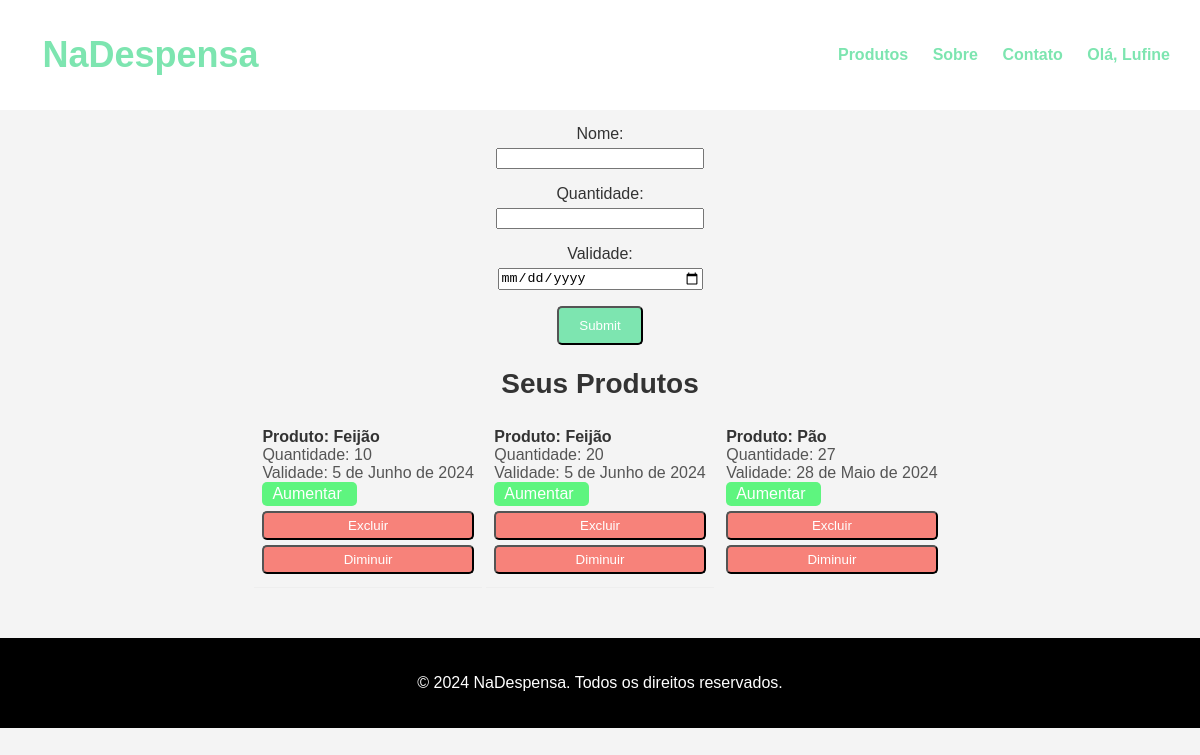
The page /produtos/ (signed in) on the database its author committed.
### app_cadastro/models.py (models this page shows, shortened)
class Produto(models.Model):
    nome = models.CharField(max_length=255)
    quantidade = models.PositiveIntegerField()
    validade = models.DateField()
    usuario = models.ForeignKey(User, on_delete=models.CASCADE)

### app_cadastro/views.py (the view)
# urls.py: path('produtos/', views.produtos, name='produtos'),
@login_required(login_url="/auth/login/")
def produtos(request):
    username = request.user.username
    if request.method == "POST":
        form = ProdutoForm(request.POST)
        if form.is_valid():
            produto = form.save(commit=False)
            produto.usuario = request.user
            produto.save()
            return redirect('produtos')
    else:
        form = ProdutoForm()
    produtos = Produto.objects.filter(usuario=request.user)
    for produto in produtos:
        if produto.quantidade == 0:
            produto.delete()
    return render(request, 'home/produtos.html', {'form': form, 'produtos': produtos, 'username': username},)

### app_cadastro/forms.py
class ProdutoForm(forms.ModelForm):
    class Meta:
        model = Produto
        fields = ['nome', 'quantidade', 'validade']
        widgets = {
            'validade': forms.DateInput(attrs={'type': 'date'}),
        }

### app_cadastro/templates/home/produtos.html (shortened to what this page needs)
{% load static %}
<!DOCTYPE html>
<html lang="pt-BR">
<head>
    <link rel="stylesheet" href="{% static 'css/produtos.css' %}">
</head>
<body>
    <header>
        <h1><a href="{% url 'home' %}" id="title">NaDespensa</a></h1>
        <nav class="opcao_nav">
            <ul id="opcao_ul">
                <li><a href="{% url 'produtos' %}"><strong>Produtos</strong></a></li>
                <li><a href="{% url 'sobre' %}"><strong>Sobre</strong></a></li>
                <li><a href="{% url 'contato' %}"><strong>Contato</strong></a></li>
                {% if request.user.is_authenticated %}
                <li><a href="#" id="user-menu-toggle"><strong>Olá, {{ username }}</strong></a></li>
                {% else %}
                    <li><a href="{% url 'login' %}"><strong>Login</strong></a></li>
                    <li><a href="{% url 'register' %}"><strong>Register</strong></a></li>
                {% endif %}
            </ul>
        </nav>
    </header>
    <section class="hero">
        <h2 class="cad-prod">PRODUTOS</h2>
        <form method="POST" action="{% url 'produtos' %}">
            {{ form.as_p }}
            <button type="submit" class="btn-center">Submit</button>
        </form>
        <h2>Seus Produtos</h2>
        <ul class="produto-lista">
            {% for produto in produtos %}
            <li>
                <div class="produto-item">
                    <span class="produto-nome">Produto: {{ produto.nome }}</span>
                    <span class="produto-quantidade">Quantidade: {{ produto.quantidade }}</span>
                    <span class="produto-validade">Validade: {{ produto.validade }}</span>
                    <form action="{% url 'excluir_produto' produto.id %}" method="post">
                        <a href="{% url 'aumentar_quantidade' produto.id %}" class="btn-acoes-up">Aumentar</a>
                        <button type="submit" class="btn-acoes confirm-delete-btn" onclick="return confirm('Tem certeza que deseja excluir este produto?')">Excluir</button>
                    </form>
                    {% if produto.quantidade > 1 %}
                        <form action="{% url 'diminuir_quantidade' produto.id %}" method="post">
                            <button type="submit" class="btn-acoes confirm-delete-btn">Diminuir</button>
                        </form>
                        {% endif %}
                </div>
            </li>
            {% endfor %}
        </ul>
    </section>
    <footer id="rodape">
        <p>&copy; 2024 NaDespensa. Todos os direitos reservados.</p>
    </footer>
</body>
</html>

### app_cadastro/static/css/produtos.css (style rules this page uses)
html, body { height: 100%; margin: 0; padding: 0; }
body { display: flex; flex-direction: column; }
header { background-color: #ffffff; padding: 10px; display: flex; justify-content: space-between; align-items: center; width: 100%; position: fixed; top: 0; left: 0; z-index: 1000; }
.cad-prod { text-align: center; }
#id_nome { margin: 5px auto; display: block; width: 200px; }
#id_quantidade { margin: 5px auto; display: block; width: 200px; }
#id_validade { margin: 5px auto; display: block; width: 200px; }
nav ul { list-style-type: none; margin: 10px 0px 10px 10px; padding: 0; display: flex; gap: 20px; }
nav ul li { display: inline; }
nav ul li a { text-decoration: none; margin-right: 20px; color: #7de5b0; }
body { font-family: Arial, sans-serif; background-color: #f4f4f4; color: #333; margin: 0; padding: 0; }
h1 { color: #7de5b0; font-size: 36px; }
#title { margin-left: 15%; text-decoration: none; color: inherit; }
#opcao_ul { display: inline; margin-right: 20px; }
section { text-align: center; padding: 50px 0; }
h2 { font-size: 28px; margin-bottom: 20px; }
.btn-center { display: inline-block; background-color: #7de5b0; color: #fff; padding: 10px 20px; text-decoration: none; border-radius: 5px; transition: background-color 0.3s ease; margin: 0 5px; }
.produto-lista { display: ruby; list-style-type: none; padding: 0; margin: 20px 0; text-align: left; max-width: 600px; margin-left: auto; margin-right: auto; border-radius: 5px; }
.produto-lista li { padding: 08px; border-bottom: 1px solid #eeeeee; display: flex; justify-content: space-between; align-items: center; }
.produto-lista li:last-child { border-bottom: none; }
.produto-nome { font-weight: bold; color: #333; }
.produto-quantidade, .produto-validade { color: #555; }
.produto-item { display: flex; flex-direction: column; justify-content: space-between; width: 100%; }
.btn-acoes-up { background-color: #5ef57f; display: inline-flex; margin: 0 25px 0 0px; width: 80px; margin-bottom: 5px; text-align: center; color: white; padding: 3px 05px 3px 10px; text-decoration: none; border-radius: 5px; transition: background-color 0.3s ease; }
.btn-acoes { display: block; margin: 0; width: 100%; margin-bottom: 5px; text-align: center; background-color: #f7827a; color: white; padding: 5px 10px; text-decoration: none; border-radius: 5px; transition: background-color 0.3s ease; }
#rodape { text-align: center; padding: 20px 0; background-color: #000000; color: #fff; width: 100%; position: relative; }

### rows shown on the page
Produto: nome "Feijão", quantidade "10", validade "5 de Junho de 2024", shows "Diminuir"
Produto: nome "Feijão", quantidade "20", validade "5 de Junho de 2024", shows "Diminuir"
Produto: nome "Pão", quantidade "27", validade "28 de Maio de 2024", shows "Diminuir"

### other values the page prints
{{ username }} "Lufine"
